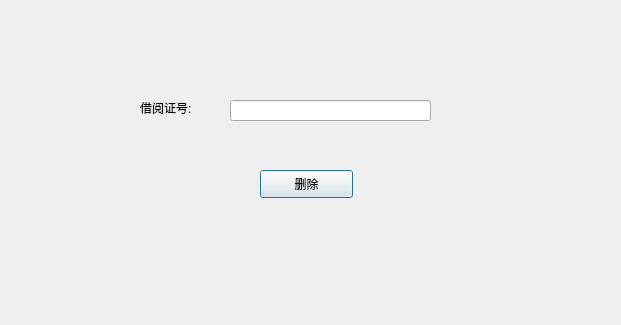
<?xml version="1.0" encoding="UTF-8"?>
<ui version="4.0">
 <class>query</class>
 <widget class="QDialog" name="query">
  <property name="geometry">
   <rect>
    <x>0</x>
    <y>0</y>
    <width>621</width>
    <height>325</height>
   </rect>
  </property>
  <property name="windowTitle">
   <string>查询读者信息表</string>
  </property>
  <widget class="QPushButton" name="pushButton">
   <property name="geometry">
    <rect>
     <x>260</x>
     <y>170</y>
     <width>93</width>
     <height>28</height>
    </rect>
   </property>
   <property name="text">
    <string>删除</string>
   </property>
  </widget>
  <widget class="QLabel" name="label">
   <property name="geometry">
    <rect>
     <x>140</x>
     <y>100</y>
     <width>72</width>
     <height>15</height>
    </rect>
   </property>
   <property name="text">
    <string>借阅证号:</string>
   </property>
  </widget>
  <widget class="QLineEdit" name="lineEdit">
   <property name="geometry">
    <rect>
     <x>230</x>
     <y>100</y>
     <width>201</width>
     <height>21</height>
    </rect>
   </property>
  </widget>
 </widget>
 <resources/>
 <connections/>
</ui>
